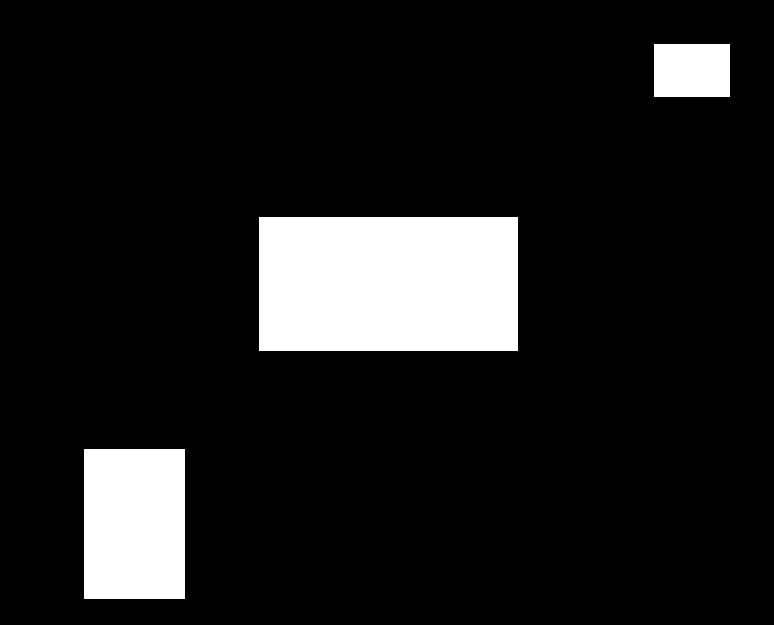
#> input picture examples/opencv-qing-song-ru-men/chapter12/moments.bmp, 774 x 625 px
$ python 12.4.py   (older library calls are emulated)
#> lines starting #> are read from the running program, lines starting #| are printed output that depends on the picture; after the words box and inside, x2 and y2 are one past the last pixel; in counts of white or black regions, pixels touching at a corner belong together
# -*- coding: utf-8 -*-
import cv2 as cv
import numpy as np

o = cv.imread('moments.bmp')
#> o is the input picture: shape (625, 774, 3); 11.1% white; 3 white regions, box (x1, y1, x2, y2) and area: (259, 217, 518, 351) 34706, (84, 449, 185, 599) 15150, (654, 44, 730, 97) 4028
cv.imshow("original", o)
gray = cv.cvtColor(o, cv.COLOR_BGR2GRAY)
#> gray: shape (625, 774); 11.1% white; 3 white regions
ret, binary = cv.threshold(gray, 127, 255, cv.THRESH_BINARY)
image, contours, hierarchy = cv.findContours(binary,
                                              cv.RETR_LIST,
                                              cv.CHAIN_APPROX_SIMPLE)
#> contours = 3 contours; box (x1, y1, x2, y2) and area: (259, 217, 518, 351) 34314, (84, 449, 185, 599) 14900, (654, 44, 730, 97) 3900
n = len(contours)
#> n = 3
contoursImg = []
for i in range(n):
    temp = np.zeros(image.shape, np.uint8)
    contoursImg.append(temp)
    contoursImg[i] = cv.drawContours(contoursImg[i], contours, i, 255, 3)
    cv.imshow("contours[" + str(i) + "]", contoursImg[i])
#> this loop made 3 passes
#> pass 1, `cv.imshow("contours[" + str(i) + "]", contoursImg[i])`:
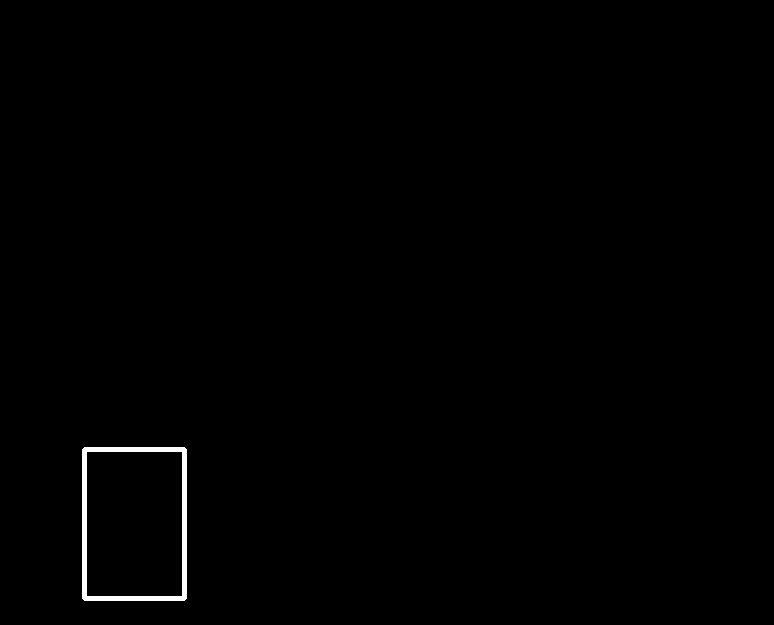
#> window 'contours[0]': shape (625, 774); 0.51% white; 1 white region, box (x1, y1, x2, y2) and area: (82, 447, 187, 601) 2478
#> pass 2, `cv.imshow("contours[" + str(i) + "]", contoursImg[i])`:
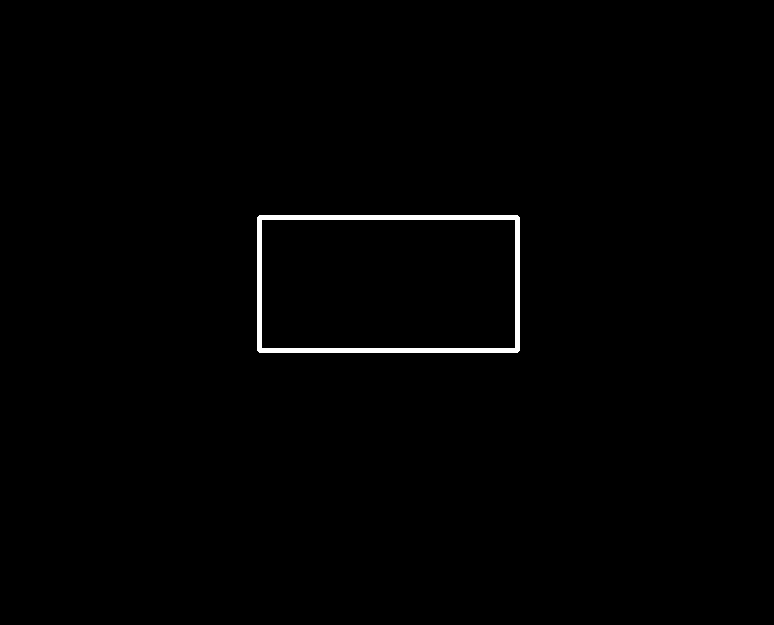
#> window 'contours[1]': shape (625, 774); 0.81% white; 1 white region, box (x1, y1, x2, y2) and area: (257, 215, 520, 353) 3898
#> after the loop, contoursImg = 3 items
print("观察各个轮廓的矩（moments）:")
for i in range(n):
    print("轮廓" + str(i) + "的矩:\n", cv.moments(contours[i]))
print("观察各个轮廓的面积:")
for i in range(n):
    print("轮廓" + str(i) + "的面积:%d" % cv.moments(contours[i])['m00'])
cv.waitKey()
cv.destroyAllWindows()

$ run again, with examples/opencv-qing-song-ru-men/chapter12/cc.bmp copied over examples/opencv-qing-song-ru-men/chapter12/moments.bmp
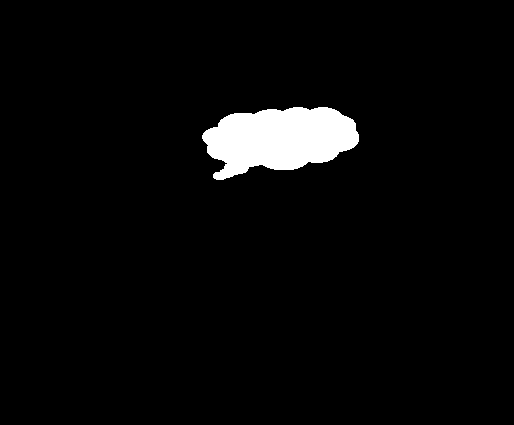
#> input picture examples/opencv-qing-song-ru-men/chapter12/cc.bmp, 514 x 425 px
#> o is the input picture: shape (425, 514, 3); 3.6% white; 1 white region, box (x1, y1, x2, y2) and area: (202, 107, 359, 180) 7892
#> gray: shape (425, 514); 3.6% white; 1 white region
#> contours = 1 contour; box (x1, y1, x2, y2) and area: (202, 107, 359, 180) 7698
#> n = 1
#> the loop `for i in range(n):` made 1 pass
#> pass 1, `cv.imshow("contours[" + str(i) + "]", contoursImg[i])`:
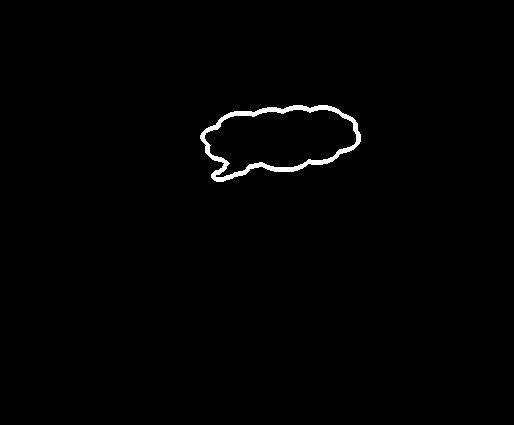
#> window 'contours[0]': shape (425, 514); 0.87% white; 1 white region, box (x1, y1, x2, y2) and area: (200, 105, 361, 182) 1908
#> after the loop `for i in range(n):`: contoursImg = 1 item
